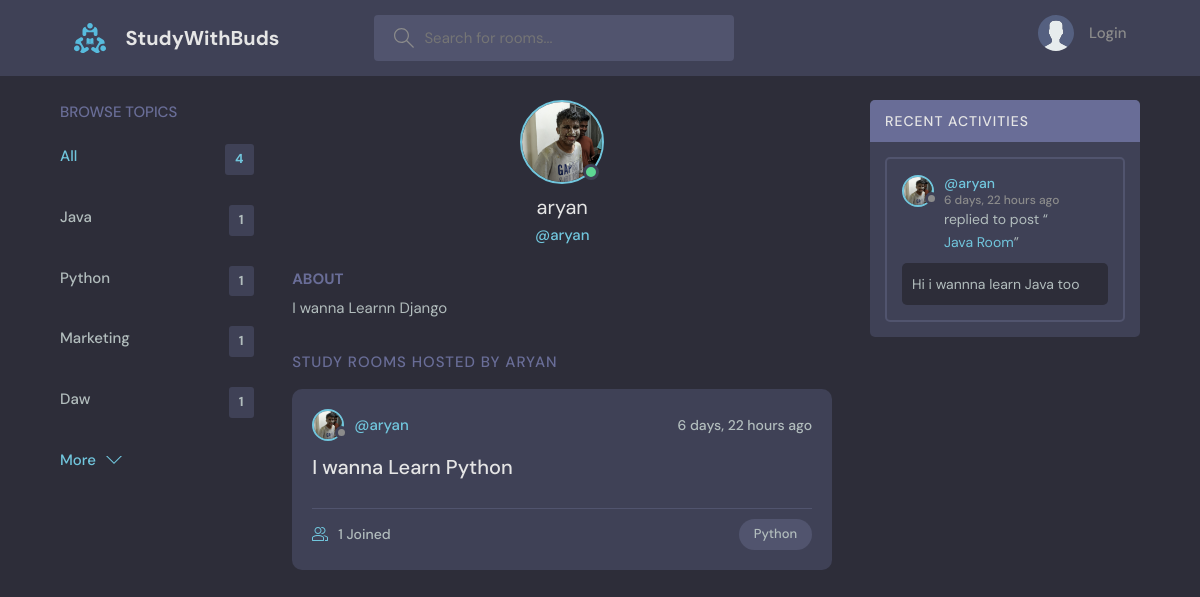
The app's page /profile/1 with its own data.
### base/models.py (models this page shows, shortened)
class Topic(models.Model):
    name = models.TextField(max_length=50)

class User(AbstractUser):
    username = models.CharField(max_length=150, unique=True)
    name = models.CharField(max_length=200, null=True)
    email = models.EmailField(unique=True, null=True)
    bio = models.TextField(null=True)
    avatar = models.ImageField(null=True, default="avatar.svg")
    USERNAME_FIELD = "email"
    REQUIRED_FIELDS = ["username"]

class Room(models.Model):
    user = models.ForeignKey(User, on_delete=models.SET_NULL, null=True)
    topic = models.ForeignKey(Topic, on_delete=models.SET_NULL, null=True)
    name = models.CharField(max_length=200)
    description = models.TextField(null=True, blank=True)
    updates = models.DateTimeField(auto_now=True)
    created = models.DateTimeField(auto_now_add=True)
    participants = models.ManyToManyField(User, related_name="participants", blank=True)
    class Meta:
        ordering = ["-updates", "-created"]
    def __str__(self):
        return self.name

class Message(models.Model):
    user = models.ForeignKey(User, on_delete=models.SET_NULL, null=True)
    room = models.ForeignKey(Room, on_delete=models.CASCADE, null=True)
    body = models.TextField()
    updates = models.DateTimeField(auto_now=True)
    created = models.DateTimeField(auto_now_add=True)
    class Meta:
        ordering = ["-updates", "-created"]

### base/views.py (the view)
# urls.py: path("profile/<str:no>", views.userProfile, name="profile"),
def userProfile(request, no):
    user = User.objects.get(id=no)
    rooms = user.room_set.all()
    room_messages = user.message_set.all()
    topics = Topic.objects.all()
    context = {
        "user": user,
        "rooms": rooms,
        "room_messages": room_messages,
        "topics": topics,
    }
    return render(request, "base/profile.html", context)

### base/templates/base/profile.html (shortened to what this page needs)
{% extends 'main.html' %}
{% block content %}
<main class="profile-page layout layout--3">
  <div class="container">
    {% include 'base/topic.html' %}
    <div class="roomList">
      <div class="profile">
        <div class="profile__avatar">
          <div class="avatar avatar--large active">
            <img src="{{user.avatar.url}}" />
          </div>
        </div>
        <div class="profile__info">
          <h3>{{user.username}}</h3>
          <p>@{{user.username}}</p>
        </div>
        <div class="profile__about">
          <h3>About</h3>
          <p>
            {{user.bio}}
          </p>
        </div>
      </div>
      <div class="roomList__header">
        <div>
          <h2>Study Rooms Hosted by {{user.username}}</a>
          </h2>
        </div>
      </div>
      {% include 'base/room_component.html' %}
    </div>
    {% include 'base/activity.html' %}
  </div>
</main>
{% endblock %}

### Html/main.html (shortened to what this page needs)
<!DOCTYPE html>
{% load static %}
<html lang="en">
<head>
    <link rel="stylesheet" href="{% static 'css/style.css' %}" />
</head>
<body>
    {% include 'Navigation.html' %}
    {% block content %}
    {% endblock %}
</body>
</html>

### Html/Navigation.html (shortened to what this page needs)
{% load static %}
<header class="header header--loggedIn">
    <div class="container">
        <a href="{% url 'Home' %}" class="header__logo">
            <img src="{% static 'images/logo.svg' %}" />
            <h1>StudyWithBuds</h1>
        </a>
        <form class="header__search" method="GET" action="{% url 'Home' %}">
            <label>
                <input type="text" name="q" placeholder="Search for rooms..." />
            </label>
        </form>
        <nav class="header__menu">
            {% if request.user.is_authenticated %}
            <div class="header__user">
                <a href="{% url 'updateUser' %}">
                    <div class="avatar avatar--medium active">
                        <img src="{{request.user.avatar.url}}" />
                    </div>
                    <p>{{request.user.username}}<span>@{{request.user.username}}</span></p>
                </a>
                <button class="dropdown-button">
                    <svg version="1.1" xmlns="http://www.w3.org/2000/svg" width="32" height="32" viewBox="0 0 32 32">
                        <title>chevron-down</title>
                        <path d="M16 21l-13-13h-3l16 16 16-16h-3l-13 13z"></path>
                    </svg>
                </button>
            </div>
            {% else %}
            <a href="{% url 'Login' %}">
                <img src="{% static 'images/avatar.svg' %}" />
                <p>Login</p>
            </a>
            {% endif %}
        </nav>
    </div>
</header>

### base/templates/base/topic.html
<div class="topics">
    <div class="topics__header">
        <h2>Browse Topics</h2>
    </div>
    <ul class="topics__list">
        <li>
            <a href="{% url 'Home' %}" class="active">All <span>{{topics.count}}</span></a>
        </li>
        {% for topic in topics %}
        <li>
            <a href="{% url 'Home' %}?q={{topic.name}}">{{topic.name}}<span>{{topic.room_set.all.count}}</span></a>
        </li>
        {% endfor %}
    </ul>
    <a class="btn btn--link" href="{% url 'topicsPage' %}">
        More
        <svg version="1.1" xmlns="http://www.w3.org/2000/svg" width="32" height="32" viewBox="0 0 32 32">
            <title>chevron-down</title>
            <path d="M16 21l-13-13h-3l16 16 16-16h-3l-13 13z"></path>
        </svg>
    </a>
</div>

### base/templates/base/room_component.html (shortened to what this page needs)
{% for room in rooms %}
<div class="roomListRoom">
    <div class="roomListRoom__header">
        <a href="{% url 'profile' room.user.id %}" class="roomListRoom__author">
            <div class="avatar avatar--small">
                <img src="{{room.user.avatar.url}}" />
            </div>
            <span>@{{room.user.username}}</span>
        </a>
        <div class="roomListRoom__actions">
            <span>{{room.created|timesince}} ago</span>
        </div>
    </div>
    <div class="roomListRoom__content">
        <a href="{% url 'room' room.id %}">{{room.name}}</a>
    </div>
    <div class="roomListRoom__meta">
        <a href="{% url 'room' room.id %}" class="roomListRoom__joined">
            {{room.participants.all.count}} Joined
        </a>
        <p class="roomListRoom__topic">{{room.topic.name}}</p>
    </div>
</div>
{%endfor%}

### base/templates/base/activity.html (shortened to what this page needs)
<div class="activities">
    <div class="activities__header">
        <h2>Recent Activities</h2>
    </div>
    {% for message in room_messages %}
    <div class="activities__box">
        <div class="activities__boxHeader roomListRoom__header">
            <a href="{% url 'profile' message.user.id %}" class="roomListRoom__author">
                <div class="avatar avatar--small">
                    <img src="{{message.user.avatar.url}}" />
                </div>
                <p>
                    @{{message.user.username}}
                    <span>{{message.created|timesince}} ago</span>
                </p>
            </a>
        </div>
        <div class="activities__boxContent">
            <p>replied to post “<a href="{% url 'room' message.room.id %}">{{message.room}}</a>”</p>
            <div class="activities__boxRoomContent">
                {{message.body}}
            </div>
        </div>
    </div>
    {% endfor %}
</div>

### records on screen
Topic: name "Java", room_set.all.count "1"
Topic: name "Python", room_set.all.count "1"
Topic: name "Marketing", room_set.all.count "1"
Topic: name "Daw", room_set.all.count "1"
User: avatar (picture), username "aryan", bio "I wanna Learnn Django", username "ARYAN"
Room: user.avatar (picture), user.username "aryan", created "6 days, 22 hours", name "I wanna Learn Python", participants.all.count "1", topic.name "Python"
Message: user.avatar (picture), user.username "aryan", created "6 days, 22 hours", room "Java Room", body "Hi i wannna learn Java too"

### other values on screen
{{ topics.count }} "4"
